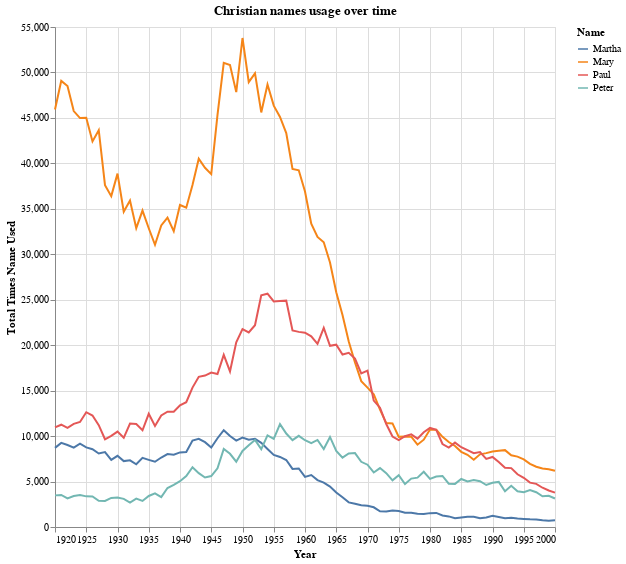

Notebook cell for this chart:
### Code cell
#| label: GQ3 chart
#| code-summary: plot example
#| fig-align: center
alt.Chart(data_names).mark_line().encode(x=alt.X('year',axis=alt.Axis(title='Year',format='Y')),
                                         y=alt.Y('Total',axis=alt.Axis(title='Total Times Name Used')),
                                         color=alt.Color('name:N', legend=alt.Legend(title='Name')),
                                         tooltip=['year','Total','name']).properties(title='Christian names usage over time',width=500,height=500)

### Figure 1 — Vega-Lite specification as saved in the notebook (floating-point values rounded to 4 significant figures; data arrays with more than 128 entries replaced by an {"elided": "..."} marker saying what was removed)
{"config": {"view": {"continuousWidth": 400, "continuousHeight": 300}}, "data": {"name": "data-66680fa15d63ae5303360b2602b11da0"}, "mark": "line", "encoding": {"color": {"field": "name", "legend": {"title": "Name"}, "type": "nominal"}, "tooltip": [{"field": "year", "type": "quantitative"}, {"field": "Total", "type": "quantitative"}, {"field": "name", "type": "nominal"}], "x": {"axis": {"format": "Y", "title": "Year"}, "field": "year", "type": "quantitative"}, "y": {"axis": {"title": "Total Times Name Used"}, "field": "Total", "type": "quantitative"}}, "height": 500, "title": "Christian names usage over time", "width": 500, "$schema": "https://vega.github.io/schema/vega-lite/v4.17.0.json", "datasets": {"data-66680fa15d63ae5303360b2602b11da0": {"elided": "324 records"}}}
